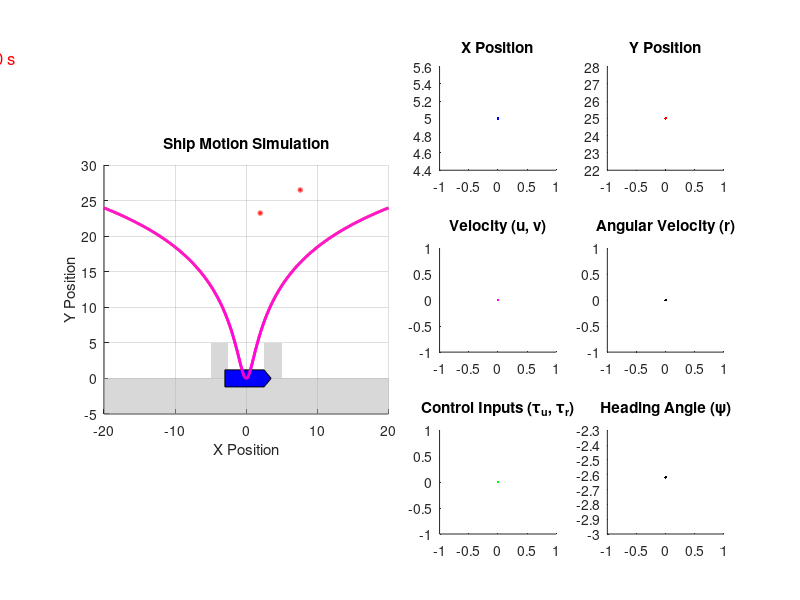

MATLAB code to generate this figure: (Note: this script raises an error after producing the figure.)
clc; clear; close all;

%% Simulation parameters
dt = 0.01; % Simulation step (fine-grained)
control_update_dt = 0.1; % Control update interval
control_update_steps = control_update_dt / dt; % Control update every 10 steps
T = 40; % Simulation duration
t = 0:dt:T;
N = length(t);

%% Initialize states for x and y
x = zeros(1, N); u = zeros(1, N);
y = zeros(1, N); v = zeros(1, N);
psi = zeros(1, N); r = zeros(1, N);
psi(1) = -150*3.141592/180;
y(1) = 25;
x(1) = 5;

tau_u = zeros(1, N);
tau_r = zeros(1, N);
tau_v = zeros(1, N);

tu = 0;
tr = 0;
tv = 0;

Fv = 20;
lf = 3.5;
lb = -3;
bow = 1;

hp = 4;

alpha1 = 1;
alpha2 = 2;

alphac= 10;

Tu_con = 0;
Tv_con = 0;
Tr_con = 0;

acceptance_rad = 0.2;

eta_xd = 0;
eta_yd = 0;

xd = 0;
yd = 0;

a = 4;
b = 4;

%% Figure Setup
fig = figure('Position', [100, 100, 1200, 600]); % Adjust figure size

% Left: Ship Motion Animation
subplot(3, 4, [1 2 5 6 9 10]); % 왼쪽 큰 플롯 (애니메이션)
hold on;
axis equal;
grid on;
xlabel('X Position');
ylabel('Y Position');
title('Ship Motion Simulation');
xlim([-20, 20]); ylim([-5, 30]);

% ** 정박지(Anchorage Area) 추가 **
fill([-50 50 50 -50], [-50 -50 0 0], [0.7 0.7 0.7], 'EdgeColor', 'none', 'FaceAlpha', 0.5);
fill([2.5 5 5 2.5], [0 0 5 5], [0.7 0.7 0.7], 'EdgeColor', 'none', 'FaceAlpha', 0.5);
fill([-2.5 -5 -5 -2.5], [0 0 5 5], [0.7 0.7 0.7], 'EdgeColor', 'none', 'FaceAlpha', 0.5);

% Initial ship shape (Pentagon)
ship_x = [3.5 2.5 -3 -3 2.5]; % Shape of the ship (pentagon)
ship_y = [0 1.2 1.2 -1.2 -1.2];

% Plot initial ship
ship_plot = fill(ship_x, ship_y, 'b'); % Ship shape

% ** Acceptence Radius 업데이트 (선두와 선미 위치에 원 그리기) **
theta = psi(1); % 초기 선박의 회전각
radii = acceptance_rad * ones(1, 2);  % 두 원의 반지름 (선두, 선미)
center_x = [x(1) + lf * cos(theta), x(1) + lb * cos(theta)]; % 선두, 선미의 x 위치
center_y = [y(1) + lf * sin(theta), y(1) + lb * sin(theta)]; % 선두, 선미의 y 위치

% 선두와 선미에 빨간 원 추가
circle_hf = rectangle('Position', [center_x(1)-acceptance_rad, center_y(1)-acceptance_rad, 2*acceptance_rad, 2*acceptance_rad], 'Curvature', [1, 1], 'EdgeColor', 'r', 'LineWidth', 2);
circle_hb = rectangle('Position', [center_x(2)-acceptance_rad, center_y(2)-acceptance_rad, 2*acceptance_rad, 2*acceptance_rad], 'Curvature', [1, 1], 'EdgeColor', 'r', 'LineWidth', 2);

% Add y = ln(x^2 + 1) plot in red
x_vals = linspace(-20, 20, 1000);  % Define a range for x values
y1_vals = a*log(x_vals.^2 + 1); 
y2_vals = b*log(x_vals.^2 + 1); 

% Plot the function in red
plot( x_vals, y1_vals, 'r', 'LineWidth', 2);
plot( x_vals, y2_vals, 'm', 'LineWidth', 2);

% Add simulation time display (Top-left corner)
time_text = text(-45, 45, 'Time: 0.00 s', 'FontSize', 12, 'Color', 'r');

% Right: 3x2 Subplots
ax(1) = subplot(3,4,3); hold on; title('X Position');
ax(2) = subplot(3,4,4); hold on; title('Y Position');
ax(3) = subplot(3,4,7); hold on; title('Velocity (u, v)');
ax(4) = subplot(3,4,8); hold on; title('Angular Velocity (r)');
ax(5) = subplot(3,4,11); hold on; title('Control Inputs (\tau_u, \tau_r)');
ax(6) = subplot(3,4,12); hold on; title('Heading Angle (\psi)');

% 선을 미리 생성 (plot 업데이트 최적화)
line_x = plot(ax(1), t(1), x(1), 'b');
line_y = plot(ax(2), t(1), y(1), 'r');
line_u = plot(ax(3), t(1), u(1), 'g');
line_v = plot(ax(3), t(1), v(1), 'm');
line_r = plot(ax(4), t(1), r(1), 'k');
line_tau_u = plot(ax(5), t(1), tau_u(1), 'b');
line_tau_r = plot(ax(5), t(1), tau_r(1), 'r');
line_tau_v = plot(ax(5), t(1), tau_v(1), 'g');
line_psi = plot(ax(6), t(1), psi(1), 'k');


% 세로선(Vertical Line) 추가
for i = 1:6
    vline_x(i) = xline(ax(i), t(1), '--k', 'LineWidth', 1.2);
end


%% Simulation loop
for i = 2:N
    if mod(i, control_update_steps) == 0 
        %% Control Input Calculation
        u_dot = (-Xu*u(i-1) - Xuu*sqrt(u(i-1)*u(i-1))*u(i-1))/M;
        v_dot = (-Yv*v(i-1) -Yr*r(i-1) - Yvv*sqrt(v(i-1)*v(i-1))*v(i-1))/M;
        r_dot = (-Nv*v(i-1) -Nr*r(i-1) - Nrrr*r(i-1)*r(i-1)*r(i-1))/I;        

        %CBF
        % hf = y(i-1) + lf*sin(psi(i-1)) + 20 - acceptance_rad;
        % hf_dot = u(i-1)*sin(psi(i-1)) + v(i-1)*cos(psi(i-1)) + r(i-1)*lf*cos(psi(i-1));
        % hf_dotdot = u_dot*sin(psi(i-1)) + v_dot*cos(psi(i-1)) + lf*r_dot*cos(psi(i-1)) + u(i-1)*r(i-1)*cos(psi(i-1)) - v(i-1)*r(i-1)*sin(psi(i-1)) - lf*r(i-1)*r(i-1)*sin(psi(i-1));
        % hf_cbf = (hf + alpha1*hf_dot + alpha2*(hf_dot + alpha1*hf_dotdot))/(alpha1*alpha2);
        % 
        % hb = y(i-1) + lb*sin(psi(i-1)) + 20 - acceptance_rad;
        % hb_dot = u(i-1)*sin(psi(i-1)) + v(i-1)*cos(psi(i-1)) + r(i-1)*lb*cos(psi(i-1));
        % hb_dotdot = u_dot*sin(psi(i-1)) + v_dot*cos(psi(i-1)) + lb*r_dot*cos(psi(i-1)) + u(i-1)*r(i-1)*cos(psi(i-1)) - v(i-1)*r(i-1)*sin(psi(i-1)) - lb*r(i-1)*r(i-1)*sin(psi(i-1));
        % hb_cbf = (hb + alpha1*hb_dot + alpha2*(hb_dot + alpha1*hb_dotdot))/(alpha1*alpha2);

        %CBF
        
        % x_f = x(i-1) + lf*cos(psi(i-1));
        % y_f = y(i-1) + lf*sin(psi(i-1));
        % x_dot_f = u(i-1)*cos(psi(i-1)) - v(i-1)*sin(psi(i-1)) - lf*r(i-1)*sin(psi(i-1));
        % y_dot_f = u(i-1)*sin(psi(i-1)) + v(i-1)*cos(psi(i-1)) + lf*r(i-1)*cos(psi(i-1));
        % hf = y_f - a*log(x_f*x_f + 1);
        % hf_dot = yd - a*2*xd*xd/(xd*xd + 1);
        % etayf = - a*2*xd/(xd*xd + 1);
        % hf_cbf = hf + alpha1*hf_dot;
        x_f = x(i-1) + lf*cos(psi(i-1));
        y_f = y(i-1) + lf*sin(psi(i-1));
        x_dot_f = u(i-1)*cos(psi(i-1)) - v(i-1)*sin(psi(i-1)) - lf*r(i-1)*sin(psi(i-1));
        y_dot_f = u(i-1)*sin(psi(i-1)) + v(i-1)*cos(psi(i-1)) + lf*r(i-1)*cos(psi(i-1));        
        hf = y_f - a*log(x_f*x_f + 1);
        hf_dot = y_dot_f - 2*a*x_f*x_dot_f/(x_f*x_f + 1);
        etayf = -2*a*x_f/(x_f*x_f + 1);
        hf_dotdot = u_dot*sin(psi(i-1)) + v_dot*cos(psi(i-1)) + lf*r_dot*cos(psi(i-1)) + u(i-1)*r(i-1)*cos(psi(i-1)) - v(i-1)*r(i-1)*sin(psi(i-1)) - lf*r(i-1)*r(i-1)*sin(psi(i-1)) + 4*a*x_f*x_f*x_dot_f*x_dot_f/((x_f*x_f + 1)*(x_f*x_f + 1)) - 2*a*x_dot_f*x_dot_f/(x_f*x_f+1) + etayf*(-u(i-1)*r(i-1)*sin(psi(i-1)) - v(i-1)*r(i-1)*cos(psi(i-1)) - r(i-1)*r(i-1)*lf*cos(psi(i-1)));
        hf_cbf = (hf + (alpha1 + alpha2)*hf_dot + alpha1*alpha2*hf_dotdot)/(alpha1*alpha2);

        x_b = x(i-1) + lb*cos(psi(i-1));
        y_b = y(i-1) + lb*sin(psi(i-1));
        x_dot_b = u(i-1)*cos(psi(i-1)) - v(i-1)*sin(psi(i-1)) - lb*r(i-1)*sin(psi(i-1));
        y_dot_b = u(i-1)*sin(psi(i-1)) + v(i-1)*cos(psi(i-1)) + lb*r(i-1)*cos(psi(i-1));        
        hb = y_b - b*log(x_b*x_b + 1);
        hb_dot = y_dot_b - 2*b*x_b*x_dot_b/(x_b*x_b + 1);
        etayb = -2*b*x_f/(x_b*x_b + 1);
        hb_dotdot = u_dot*sin(psi(i-1)) + v_dot*cos(psi(i-1)) + lb*r_dot*cos(psi(i-1)) + u(i-1)*r(i-1)*cos(psi(i-1)) - v(i-1)*r(i-1)*sin(psi(i-1)) - lb*r(i-1)*r(i-1)*sin(psi(i-1)) + 4*b*x_b*x_b*x_dot_b*x_dot_b/((x_b*x_b + 1)*(x_b*x_b + 1)) - 2*b*x_dot_b*x_dot_b/(x_b*x_b+1) + etayb*(-u(i-1)*r(i-1)*sin(psi(i-1)) - v(i-1)*r(i-1)*cos(psi(i-1)) - r(i-1)*r(i-1)*lb*cos(psi(i-1)));
        hb_cbf = (hb + (alpha1 + alpha2)*hb_dot + alpha1*alpha2*hb_dotdot)/(alpha1*alpha2);

        %CLF
        eta_x = x(i-1) + hp*cos(psi(i-1));
        eta_y = y(i-1) + hp*sin(psi(i-1));
        eta_x_dot = u(i-1)*cos(psi(i-1)) - v(i-1)*sin(psi(i-1)) - r(i-1)*hp*sin(psi(i-1));
        eta_y_dot = u(i-1)*sin(psi(i-1)) + v(i-1)*cos(psi(i-1)) + r(i-1)*hp*cos(psi(i-1));

        clf_x = -u_dot*cos(psi(i-1)) + v_dot*sin(psi(i-1)) + r_dot*hp*sin(psi(i-1)) + u(i-1)*r(i-1)*sin(psi(i-1)) + v(i-1)*r(i-1)*cos(psi(i-1)) + hp*r(i-1)*r(i-1)*cos(psi(i-1)) - 5*(eta_x_dot - xd);
        clf_y = -u_dot*sin(psi(i-1)) - v_dot*cos(psi(i-1)) - r_dot*hp*cos(psi(i-1)) - u(i-1)*r(i-1)*cos(psi(i-1)) + v(i-1)*r(i-1)*sin(psi(i-1)) + hp*r(i-1)*r(i-1)*sin(psi(i-1)) - 5*(eta_y_dot - yd);

        clfxd = (eta_x - eta_xd)*(eta_x - eta_xd);
        clfyd = (eta_y - eta_yd)*(eta_y - eta_yd);

        %CBF
        %% MILP CBF
        % Gurobi 모델 생성
        model = struct();

        % 변수 정의: x1은 -1, 0, 1 사이의 값, x2, x3는 실수 변수
        

        % 목적 함수 정의 (비용 함수가 제곱 형태)
        % x1^2 + x2^2 + x3^2 (이차 목적 함수)
        model.Q = sparse([1, 0, 0, 0, 0, 0, 0, 0, 0;
                          0, 1, 0, 0, 0, 0, 0, 0, 0;
                          0, 0, 100000, 0, 0, 0, 0, 0, 0;
                          0, 0, 0, 100000, 0, 0, 0, 0, 0;
                          0, 0, 0, 0, 10, 0, 0, 0, 0;
                          0, 0, 0, 0, 0, 1000, 0, 0, 0;
                          0, 0, 0, 0, 0, 0, 100000, 0, 0; ...
                          0, 0, 0, 0, 0, 0, 0, 10000000, 0; ...
                          0, 0, 0, 0, 0, 0, 0, 0, 10000000;]);  % 대각선에 1을 넣어서 각 변수를 제곱하는 형태로 설정
        model.obj = [0, 0, 0, 0, 0, 0, 0, 0, 0];  % 1차 항은 0 (단지 제곱 항만 목적 함수로 사용)


        % 제약 조건 정의
        model.A = sparse([        
            (eta_x - eta_xd)*control_update_dt, 0, 1, 0, 0, 0, 0, 0, 0;
            0, (eta_y - eta_yd)*control_update_dt, 0, 1, 0, 0, 0, 0, 0;
            -1, 0, 0, 0, cos(psi(i-1))/M, -hp*sin(psi(i-1))/I, -Fv*sin(psi(i-1))/M - Fv*bow*hp*sin(psi(i-1))/I, 0, 0;
            0, -1, 0, 0, sin(psi(i-1))/M, hp*cos(psi(i-1))/I, Fv*cos(psi(i-1))/M + Fv*bow*hp*cos(psi(i-1))/I, 0, 0;
            % 0, 0, 0, 0, -sin(psi(i-1))/M, -lf*cos(psi(i-1))/I, -Fv*cos(psi(i-1))/M - lf*bow*Fv*cos(psi(i-1))/I, 1, 0;
            % 0, 0, 0, 0, -sin(psi(i-1))/M, -lb*cos(psi(i-1))/I, -Fv*cos(psi(i-1))/M - lb*bow*Fv*cos(psi(i-1))/I, 0, 1;  
            0, 0, 0, 0, -(sin(psi(i-1)) + etayf*cos(psi(i-1)))/M, -lf*(cos(psi(i-1)) - etayf*sin(psi(i-1)))/I, -Fv*(cos(psi(i-1)) - etayf*sin(psi(i-1)))/M - lf*bow*Fv*(cos(psi(i-1)) - etayf*sin(psi(i-1)))/I, 1, 0;
            0, 0, 0, 0, -(sin(psi(i-1)) + etayb*cos(psi(i-1)))/M, -lb*(cos(psi(i-1)) - etayb*sin(psi(i-1)))/I, -Fv*(cos(psi(i-1)) - etayb*sin(psi(i-1)))/M - lb*bow*Fv*(cos(psi(i-1)) - etayb*sin(psi(i-1)))/I, 0, 1;              
        ]);

        model.rhs = [-alphac*clfxd - (eta_x - eta_xd)*xd;-alphac*clfyd- (eta_y - eta_yd)*yd; clf_x; clf_y; hf_cbf; hb_cbf];
        model.sense = ['<','<','=','=', '<','<'];  
        model.modelsense = 'min';  % 최소화 문제
        model.lb = [-inf; -inf; -inf; -inf; -50; -20; -1.5; -inf; -inf];  % 변수 각각 음수 값이 허용
        model.ub = [inf; inf; inf; inf; 50; 20; 1.5; inf; inf];  % 상한 설정
        model.vtype = 'CCCCCCICC';   

        % 모델 최적화 실행
        result = gurobi(model,struct('OutputFlag', 0));

        % disp(['x1 (실수 변수): ', num2str(result.x(1))]);
        % disp(['x2 (실수 변수): ', num2str(result.x(2))]);
        % disp(['x3 (실수 변수): ', num2str(result.x(3))]);
        disp(['CBF heading: ', num2str(hf)]);
        disp(['slack heading : ', num2str(result.x(8))]);
        disp(['slack back : ', num2str(result.x(9))]);

        tu = result.x(5);  % Surge force
        tr = result.x(6) + Fv*bow*result.x(7);%result.x(3) + Fv*bow*result.x(1);    % Yaw torque
        tv = Fv*result.x(7);
        xd = xd + result.x(1)*control_update_dt;
        yd = yd + result.x(2)*control_update_dt;

    end

    %% System update
    M = 37.758;
    I = 18.35; 
    Xu = 8.9149;
    Xuu = 11.2101;
    Nr = 16.9542;
    Nrrr = 12.8966;
    Yv = 15;
    Yvv = 3;
    Yr = 6;
    Nv = 6;
    
    % Update states using Euler integration
    tau_u(i) = tu;
    tau_r(i) = tr;
    tau_v(i) = tv;
    
    x_dot = u(i-1)*cos(psi(i-1)) - v(i-1)*sin(psi(i-1));
    y_dot = u(i-1)*sin(psi(i-1)) + v(i-1)*cos(psi(i-1));
    u_dot = (-Xu*u(i-1) - Xuu*sqrt(u(i-1)*u(i-1))*u(i-1) + tau_u(i))/M;
    v_dot = (-Yv*v(i-1) -Yr*r(i-1) - Yvv*sqrt(v(i-1)*v(i-1))*v(i-1) + tau_v(i))/M;
    r_dot = (-Nv*v(i-1) -Nr*r(i-1) - Nrrr*r(i-1)*r(i-1)*r(i-1) + tau_r(i))/I;
    
    x(i) = x(i-1) + x_dot * dt;
    y(i) = y(i-1) + y_dot * dt;
    psi(i) = psi(i-1) + r(i-1) * dt;
    u(i) = u(i-1) + u_dot * dt;
    v(i) = v(i-1) + v_dot * dt;
    r(i) = r(i-1) + r_dot * dt;

    % ** 실시간 선박 업데이트 **
    theta = psi(i); % 선박의 회전각
    R = [cos(theta), -sin(theta); sin(theta), cos(theta)]; % 회전행렬 적용
    ship_rotated = R * [ship_x; ship_y]; % 회전된 선박 좌표
    
    set(ship_plot, 'XData', ship_rotated(1,:) + x(i), 'YData', ship_rotated(2,:) + y(i));
    
    % Update Simulation Time Text
    set(time_text, 'String', sprintf('Time: %.2f s', t(i)));

    % ** Acceptence Radius 업데이트 (선두와 선미 위치에 원 그리기) **
    center_x = [x(i) + lf * cos(psi(i)), x(i) + lb * cos(psi(i))]; % 선두, 선미의 x 위치
    center_y = [y(i) + lf * sin(psi(i)), y(i) + lb * sin(psi(i))]; % 선두, 선미의 y 위치
    
    % 선두와 선미에 빨간 원 추가
    set(circle_hf, 'Position', [center_x(1)-acceptance_rad, center_y(1)-acceptance_rad, 2*acceptance_rad, 2*acceptance_rad]);
    set(circle_hb, 'Position', [center_x(2)-acceptance_rad, center_y(2)-acceptance_rad, 2*acceptance_rad, 2*acceptance_rad]);
    

    % Subplot 업데이트 (선을 이어서 그림)
    set(line_x, 'XData', t(1:i), 'YData', x(1:i));
    set(line_y, 'XData', t(1:i), 'YData', y(1:i));
    set(line_u, 'XData', t(1:i), 'YData', u(1:i));
    set(line_v, 'XData', t(1:i), 'YData', v(1:i));
    set(line_r, 'XData', t(1:i), 'YData', r(1:i));
    set(line_tau_u, 'XData', t(1:i), 'YData', tau_u(1:i));
    set(line_tau_r, 'XData', t(1:i), 'YData', tau_r(1:i));
    set(line_tau_v, 'XData', t(1:i), 'YData', tau_v(1:i));
    set(line_psi, 'XData', t(1:i), 'YData', psi(1:i));

    % Update vertical lines
    for j = 1:6
        set(vline_x(j), 'Value', t(i));
    end

    drawnow;
    
    % Stop simulation if figure is closed
    if ~isvalid(fig)
        break;
    end
end
